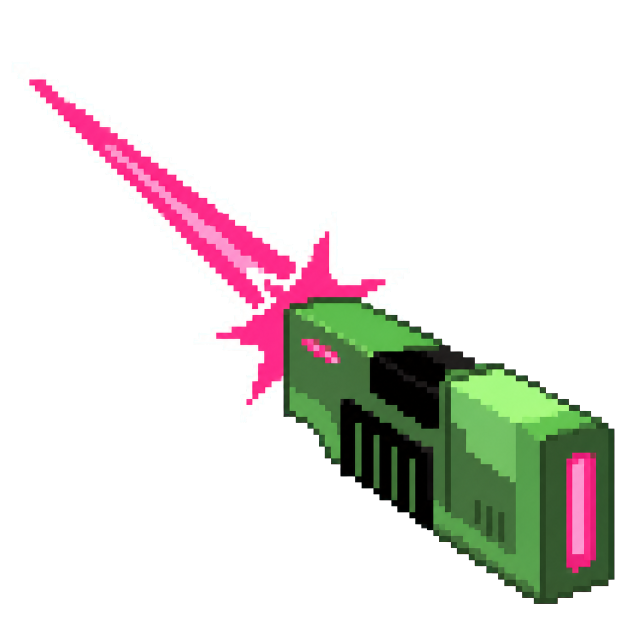
#> input picture output/imagegen/ability_icons_round36/plasma_shot_gun_transparent_source.png, 1254 x 1254 px (shown at 1/2 size)
$ python process_round36.py
#> lines starting #> are read from the running program, lines starting #| are printed output that depends on the picture; after the words box and inside, x2 and y2 are one past the last pixel; in counts of white or black regions, pixels touching at a corner belong together
from __future__ import annotations

from pathlib import Path

from PIL import Image, ImageDraw


ROOT = Path(__file__).resolve().parent
SIZE = 64


def resize_source(source_name: str, chroma: str, inset: int = 0) -> Image.Image:
    source = Image.open(ROOT / source_name).convert("RGBA")

    # Generated pixel art is reduced with binary alpha and nearest-neighbor only.
    alpha = source.getchannel("A").point(lambda value: 255 if value >= 128 else 0)
    source.putalpha(alpha)

    target_size = SIZE - inset * 2
    reduced = source.resize((target_size, target_size), Image.Resampling.NEAREST)
    result = Image.new("RGBA", (SIZE, SIZE), (0, 0, 0, 0))
    result.alpha_composite(reduced, (inset, inset))

    # Remove any chroma-colored pixels that survived extraction and reduction.
    cleaned = result.copy()
    for y in range(SIZE):
        for x in range(SIZE):
            red, green, blue, value = cleaned.getpixel((x, y))
            if not value:
                continue
            if chroma == "green":
                fringe = green > 100 and green > red * 1.35 and green > blue * 1.35
            elif chroma == "cyan":
                fringe = (
                    red < 120
                    and green > 110
                    and blue > 110
                    and green > red * 1.35
                    and blue > red * 1.35
                )
            else:
                raise ValueError(f"Unsupported chroma: {chroma}")
            if fringe:
                cleaned.putpixel((x, y), (0, 0, 0, 0))

    return cleaned


def checkerboard(size: tuple[int, int], tile: int) -> Image.Image:
    image = Image.new("RGBA", size, (0, 0, 0, 255))
    draw = ImageDraw.Draw(image)
    colors = ((66, 66, 72, 255), (106, 106, 114, 255))
    for y in range(0, size[1], tile):
        for x in range(0, size[0], tile):
            draw.rectangle(
                (x, y, x + tile - 1, y + tile - 1),
                fill=colors[((x // tile) + (y // tile)) % 2],
            )
    return image


def checkerboard_preview(image: Image.Image, output_name: str) -> None:
    canvas = checkerboard((512, 512), 16)
    canvas.alpha_composite(image.resize((512, 512), Image.Resampling.NEAREST))
    canvas.convert("RGB").save(ROOT / output_name, optimize=True)


def qa32_preview(image: Image.Image, output_name: str) -> None:
    reduced = image.resize((32, 32), Image.Resampling.NEAREST)
    canvas = checkerboard((256, 256), 16)
    canvas.alpha_composite(reduced.resize((256, 256), Image.Resampling.NEAREST))
    canvas.convert("RGB").save(ROOT / output_name, optimize=True)


def qa_sheet(images: list[tuple[str, Image.Image]]) -> None:
    cell = 256
    gap = 16
    label_height = 22
    canvas = Image.new(
        "RGBA",
        (
            gap + len(images) * (cell + gap),
            gap + 2 * (cell + label_height + gap),
        ),
        (38, 38, 42, 255),
    )
    draw = ImageDraw.Draw(canvas)

    for column, (label, image) in enumerate(images):
        left = gap + column * (cell + gap)
        for row, qa_size in enumerate((64, 32)):
            top = gap + row * (cell + label_height + gap)
            draw.text((left, top), f"{label} - {qa_size}x{qa_size}", fill=(235, 235, 238, 255))
            backing = checkerboard((cell, cell), 16)
            reduced = image.resize((qa_size, qa_size), Image.Resampling.NEAREST)
            backing.alpha_composite(reduced.resize((cell, cell), Image.Resampling.NEAREST))
            canvas.alpha_composite(backing, (left, top + label_height))

    canvas.convert("RGB").save(ROOT / "ability_icons_qa.png", optimize=True)


outputs = {
    "ability_plasma_shot__variant_gun.png": resize_source(
        "plasma_shot_gun_transparent_source.png", "cyan"
    ),
    # The source reaches both diagonal corners, so a four-pixel inset preserves
    # transparent hand/UI padding without changing its approved composition.
    "ability_laser_eyes_drlight.png": resize_source(
        "laser_eyes_drlight_transparent_source.png", "green", inset=4
    ),
    "ability_boulder_toss.png": resize_source(
        "boulder_toss_transparent_source.png", "green"
    ),
}
#> in resize_source, source is the input picture: PIL image 1254x1254 RGBA; mean R, G, B, A 29.7, 26.7, 23.1, 57.9
#> in resize_source, `alpha = source.getchannel("A").point(lambda value: 255 if value >= 128..`: alpha: PIL image 1254x1254 L; 22.7% white; 2 white regions, box (x1, y1, x2, y2) and area: (24, 124, 1229, 1208) 356962, (796, 630, 806, 639) 85
#> in resize_source, `result = Image.new("RGBA", (SIZE, SIZE), (0, 0, 0, 0))`: result: PIL image 64x64 RGBA; every value is 0
#> call 2 of resize_source, with chroma = 'green', inset = 4
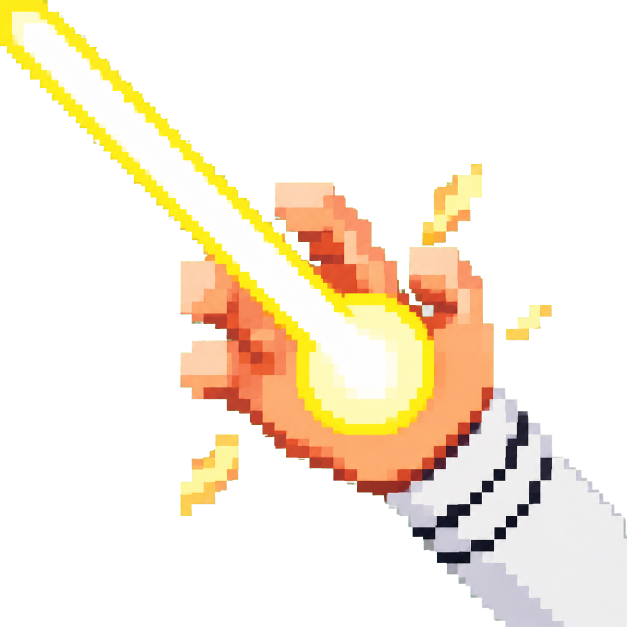
#> input picture output/imagegen/ability_icons_round36/laser_eyes_drlight_transparent_source.png, 1254 x 1254 px (shown at 1/2 size)
#> in resize_source, source is the input picture: PIL image 1254x1254 RGBA; mean R, G, B, A 75.3, 64.2, 47.9, 81.2
#> in resize_source (call 2), `alpha = source.getchannel("A").point(lambda value: 255 if value >= 128..`: alpha: PIL image 1254x1254 L; 31.8% white; 10 white regions (6 under 20 px), largest, box (x1, y1, x2, y2) and area: (0, 0, 1254, 1254) 476115, (361, 869, 477, 1032) 10665, (845, 327, 964, 491) 9906, (1012, 610, 1103, 680) 3126
#> call 3 of resize_source, with source_name = 'boulder_toss_transparent_source.png', chroma = 'green', inset = 0
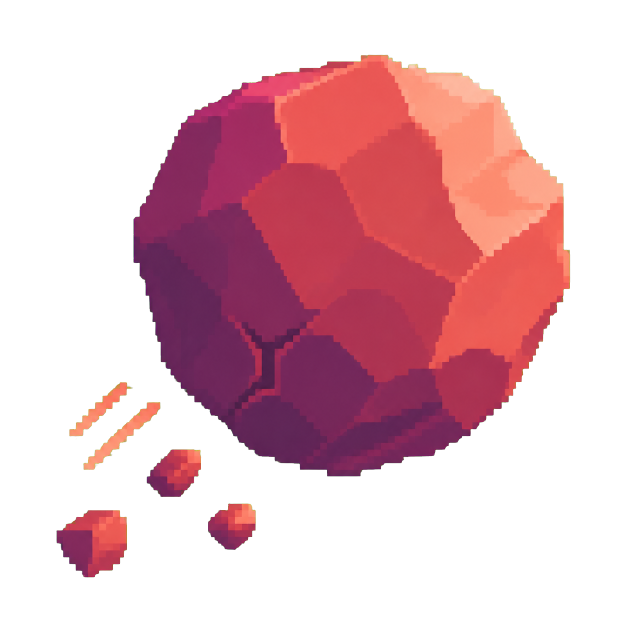
#> input picture output/imagegen/ability_icons_round36/boulder_toss_transparent_source.png, 1254 x 1254 px (shown at 1/2 size)
#> in resize_source, source is the input picture: PIL image 1254x1254 RGBA; mean R, G, B, A 67.4, 26.2, 34.3, 96
#> in resize_source (call 3), `alpha = source.getchannel("A").point(lambda value: 255 if value >= 128..`: alpha: PIL image 1254x1254 L; 37.6% white; 6 white regions, box (x1, y1, x2, y2) and area: (267, 110, 1140, 953) 556208, (113, 1021, 254, 1155) 13863, (294, 899, 402, 994) 7381, (416, 1007, 511, 1100) 6450, (167, 804, 321, 939) 4383, (139, 765, 263, 872) 3283

for filename, image in outputs.items():
    image.save(ROOT / filename, optimize=True)
#> this loop made 3 passes
#> filename on passes 1 to 3: 'ability_plasma_shot__variant_gun.png', 'ability_laser_eyes_drlight.png', 'ability_boulder_toss.png'

for stem, filename in (
    ("plasma_shot_gun", "ability_plasma_shot__variant_gun.png"),
    ("laser_eyes_drlight", "ability_laser_eyes_drlight.png"),
    ("boulder_toss", "ability_boulder_toss.png"),
):
    image = outputs[filename]
    checkerboard_preview(image, f"{stem}_preview.png")
    qa32_preview(image, f"{stem}_qa32.png")
#> this loop made 3 passes
#> pass 1, in checkerboard_preview, `canvas.convert("RGB").save(ROOT / output_name, optimize=True)`:
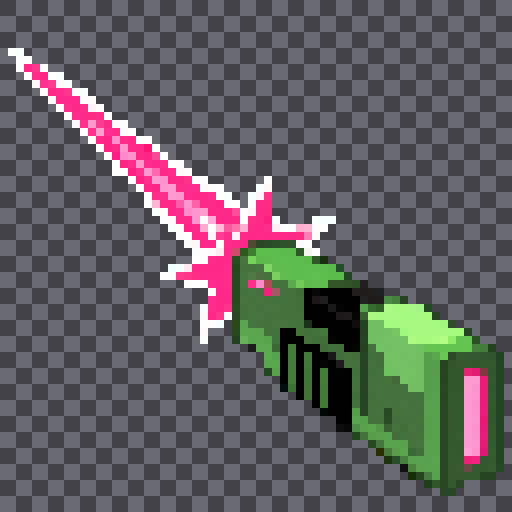
#> saved as plasma_shot_gun_preview.png: PIL image 512x512 RGB; mean R, G, B 95.8, 93.1, 94.8

qa_sheet(
    [
        ("Plasma Gun", outputs["ability_plasma_shot__variant_gun.png"]),
        ("Dr. Light", outputs["ability_laser_eyes_drlight.png"]),
        ("Boulder Toss", outputs["ability_boulder_toss.png"]),
    ]
)
#> the loop in qa_sheet, `for column, (label, image) in enumerate(images):` made 3 passes
#> left on passes 2 to 3: 288, 560
#> after the loop in qa_sheet, `for column, (label, image) in enumerate(images):`:
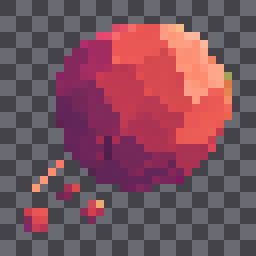
#> backing: PIL image 256x256 RGBA; mean R, G, B, A 121.3, 79.6, 92, 255
#> after the loop in qa_sheet, `for column, (label, image) in enumerate(images):`:
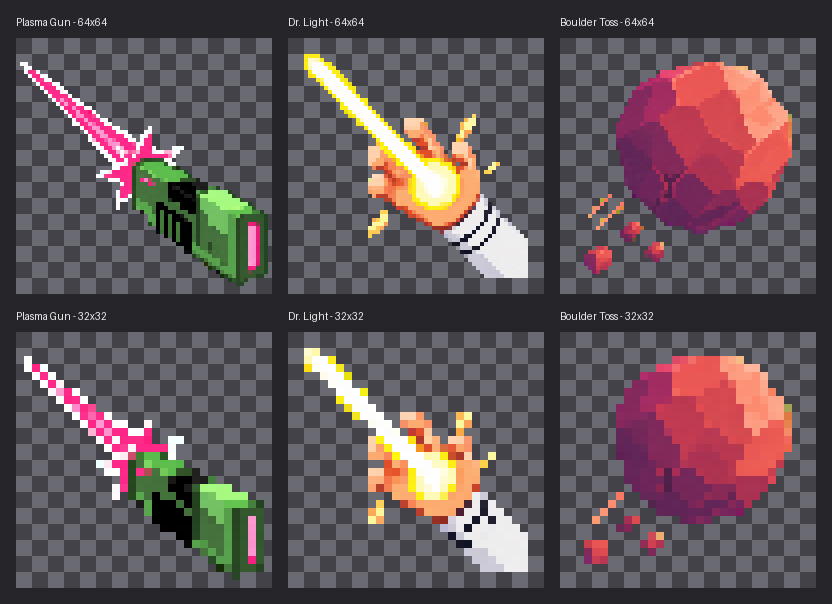
#> canvas: PIL image 832x604 RGBA; mean R, G, B, A 97.2, 83.6, 86.7, 255
#> after the loop in qa_sheet, `for column, (label, image) in enumerate(images):`:
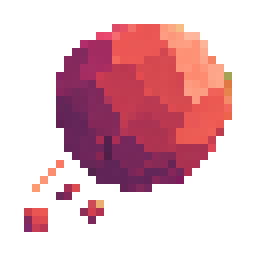
#> reduced: PIL image 32x32 RGBA (shown 8 times larger); mean R, G, B, A 68.1, 26.4, 34.4, 96.6; transparent parts drawn white

for filename, image in outputs.items():
    alpha = image.getchannel("A")
    bbox = alpha.getbbox()
#> (the run stopped early here; a loop or call above may not have finished)
